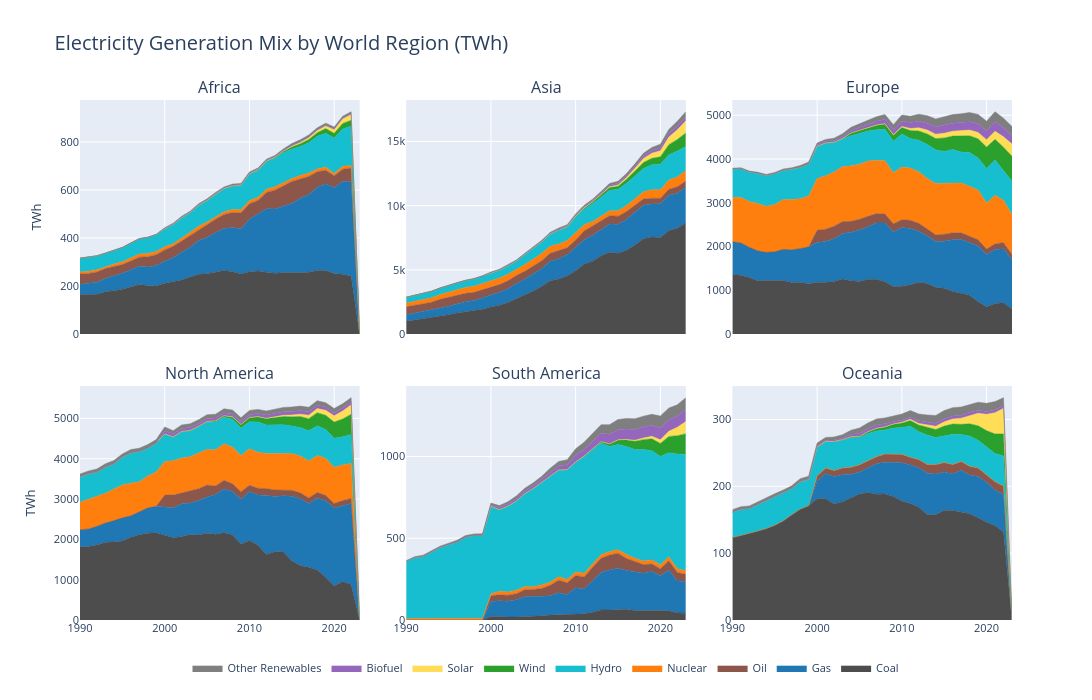

The notebook cell this image was saved under:
### Code cell
fig2 = build_electricity_mix_areas((1990, 2023))
fig2.show()
